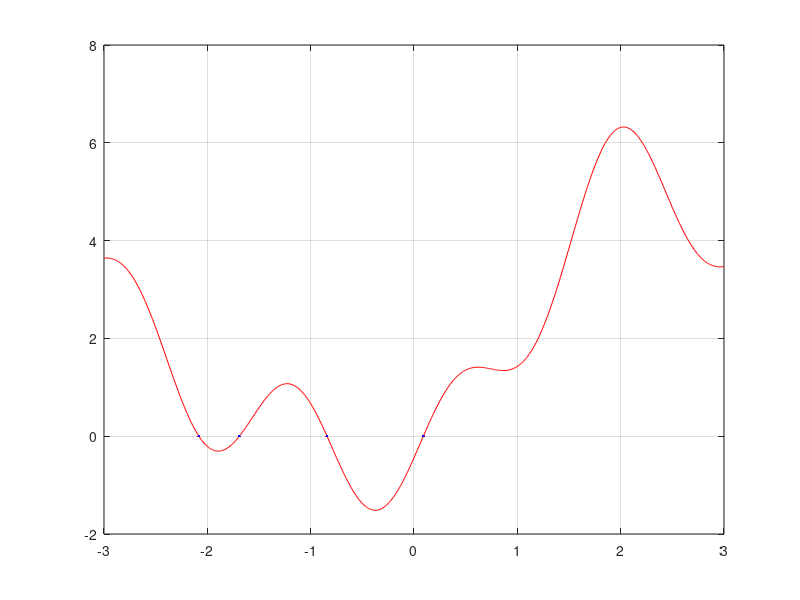
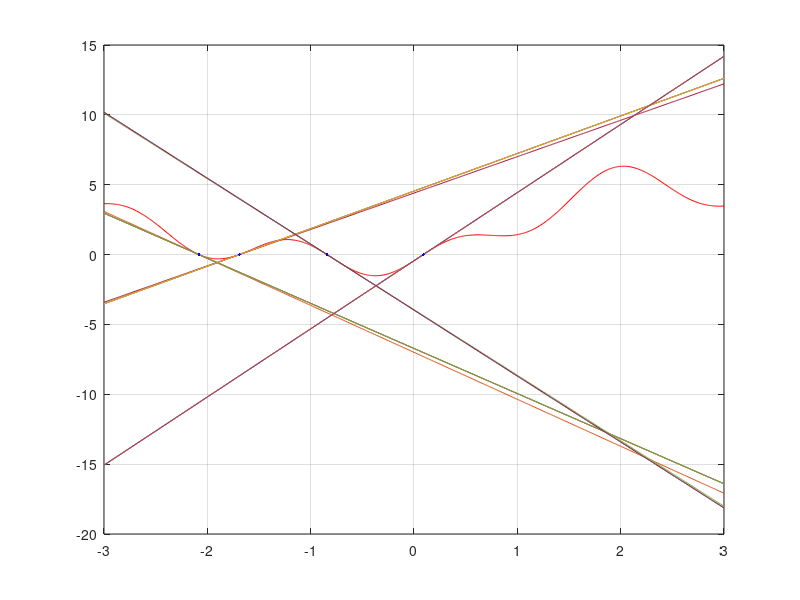

Write the MATLAB code that produced these figures, in order.

clear
f = @(x) (1 + (1+sin(x)-cos(x))^2-(sin(2*x)-cos(2*x)-0.2)^2);

vec_x = -3:0.01:3;
x_0 = [];
n=1;

#matrix(nx2) of x pairs in which the function changes sign
for i = 1:length(vec_x)-1
  if (sign(f(vec_x(1,i)))!= sign(f(vec_x(1,i+1))))
    x_0(n,1) = vec_x(1,i);
    x_0(n,2) = vec_x(1,i+1);
    n=n+1;
  endif
endfor


#Bisection method
#graph
y = [];
for i=1:length(vec_x)
  y(1,i) = f(vec_x(1,i));
endfor
figure('numbertitle','off','name','method of dividing a line segment in half');
plot(vec_x, y, 'color','red')
hold on
grid on

solution_dividing = []
#plot x
for i = 1:n-1
  x_l = x_0(i,1);
  x_r = x_0(i,2);
  while ( abs(x_l-x_r) > 0.000001)
    x_k = (x_r + x_l)/2;
    plot(x_k, 0, 'color', 'red')
    if ((sign(f(x_k))!= sign(f(x_l))))
      x_r = x_k;
    else
      x_l = x_k;
    endif
  endwhile
  solution_dividing(i) = x_k;
  plot(x_k, f(x_k),'color','blue')
  res(1,i) = x_k;
endfor

solution_newton = []
# Newton's method
figure('numbertitle','off','name','method of nuton');
plot(vec_x, y, 'color','red')
hold on
grid on
step=0.001;
dfx = @(x) (f(x+step)-f(x))/step;
for i = 1:n-1
  x_n = x_0(i,1);
  x_k = tmp = 0;
  while ( abs(x_n-tmp) > 0.00000001)
    f_ = dfx(x_n)
    x_k = x_n - f(x_n)/f_;
    tmp = x_n;
    x_n = x_k;
    # tangent lines for each x_n -> x_0
    line =  @(x) f_*(x - tmp) + f(tmp);
    plot(vec_x, line(vec_x));
  endwhile
  solution_newton(i) = x_n;
  plot(x_n, f(x_n),'color','blue')
endfor

solution_fsolve = []
for i=1:n-1
  solution_fsolve(i) = fsolve(f, x_0(i,1));
 endfor

#difference
diff1 = []
diff2 = []
for i=1:n-1
  diff1(i) = abs(solution_fsolve(i)-solution_newton(i))
  diff2(i) = abs(solution_fsolve(i)-solution_dividing(i))
endfor
disp("solution_fsolve")
solution_fsolve
disp("diff with newton")
diff1
disp("diff with dividing")
diff2
